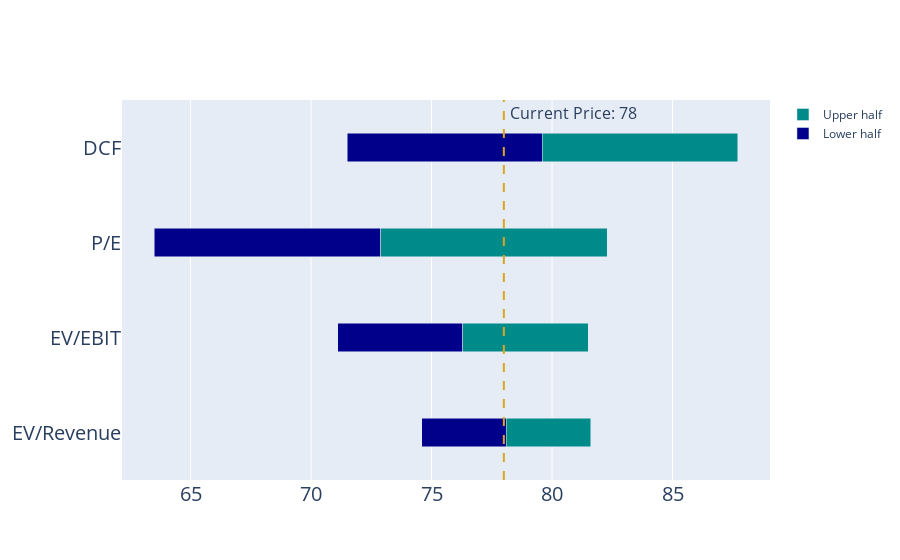

Notebook code cell kept with this figure:
### Code cell
fig = go.Figure()

fig.add_vline(x = 78,line_dash="dash",line_width=2,line_color="goldenrod",annotation_text=" Current Price: 78",annotation=dict(font_size=16))
fig.add_trace(go.Bar(
    y=df['name'].tolist(),
    x=df['Average'].tolist(),
    orientation='h',
    base=df['Base_1'].tolist(),
    width = 0.3,
    marker=dict(color='darkblue'),
    name="Lower half"
))

fig.add_trace(go.Bar(
    y=df['name'].tolist(),
    x=df['Average'].tolist(),
    orientation='h',
    base=df['Base_2'].tolist(),
    width = 0.3,
    marker=dict(color='darkcyan'),
    name="Upper half"
))

fig.update_layout(barmode='stack',
    yaxis = dict(
        tickfont = dict(size=20)),
    xaxis = dict(
        tickfont = dict(size=20))
)
fig.show()

### Figure 1 — Plotly figure (JSON) as saved in the notebook; plotly's stock layout.template omitted (floating-point values rounded to 4 significant figures)
{"data": [{"base": [74.6, 71.1, 63.5, 71.5], "marker": {"color": "darkblue"}, "name": "Lower half", "orientation": "h", "type": "bar", "width": 0.3, "x": [3.5, 5.2, 9.4, 8.1], "y": ["EV/Revenue", "EV/EBIT", "P/E", "DCF"]}, {"base": [78.1, 76.3, 72.9, 79.6], "marker": {"color": "darkcyan"}, "name": "Upper half", "orientation": "h", "type": "bar", "width": 0.3, "x": [3.5, 5.2, 9.4, 8.1], "y": ["EV/Revenue", "EV/EBIT", "P/E", "DCF"]}], "layout": {"annotations": [{"font": {"size": 16}, "showarrow": false, "text": " Current Price: 78", "x": 78, "xanchor": "left", "xref": "x", "y": 1, "yanchor": "top", "yref": "y domain"}], "barmode": "stack", "shapes": [{"line": {"color": "goldenrod", "dash": "dash", "width": 2}, "type": "line", "x0": 78, "x1": 78, "xref": "x", "y0": 0, "y1": 1, "yref": "y domain"}], "xaxis": {"tickfont": {"size": 20}}, "yaxis": {"tickfont": {"size": 20}}}}
